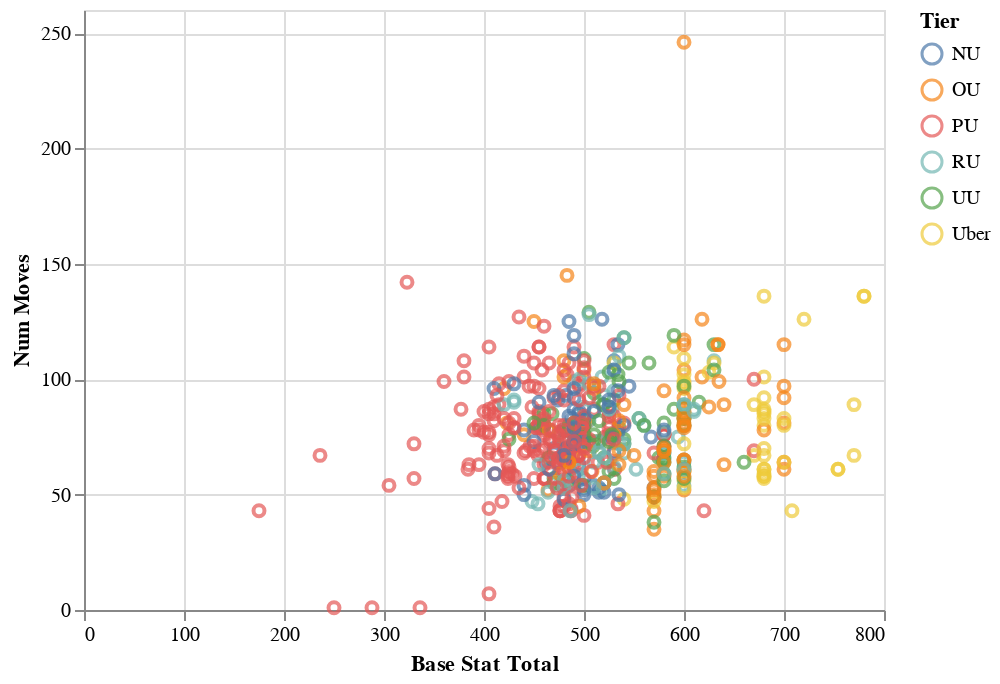

Notebook source saved alongside this figure:
### Code cell
alt.Chart(df).mark_point().encode(
    x='Base Stat Total:Q',
    y='Num Moves:Q',
    color='Tier:N'
)

### Figure 1 — Vega-Lite specification as saved in the notebook (floating-point values rounded to 4 significant figures; data arrays with more than 128 entries replaced by an {"elided": "..."} marker saying what was removed)
{"config": {"view": {"continuousWidth": 400, "continuousHeight": 300}}, "data": {"name": "data-4ba12c371029303f29772324f5d63a54"}, "mark": "point", "encoding": {"color": {"field": "Tier", "type": "nominal"}, "x": {"field": "Base Stat Total", "type": "quantitative"}, "y": {"field": "Num Moves", "type": "quantitative"}}, "$schema": "https://vega.github.io/schema/vega-lite/v4.17.0.json", "datasets": {"data-4ba12c371029303f29772324f5d63a54": {"elided": "553 records"}}}
